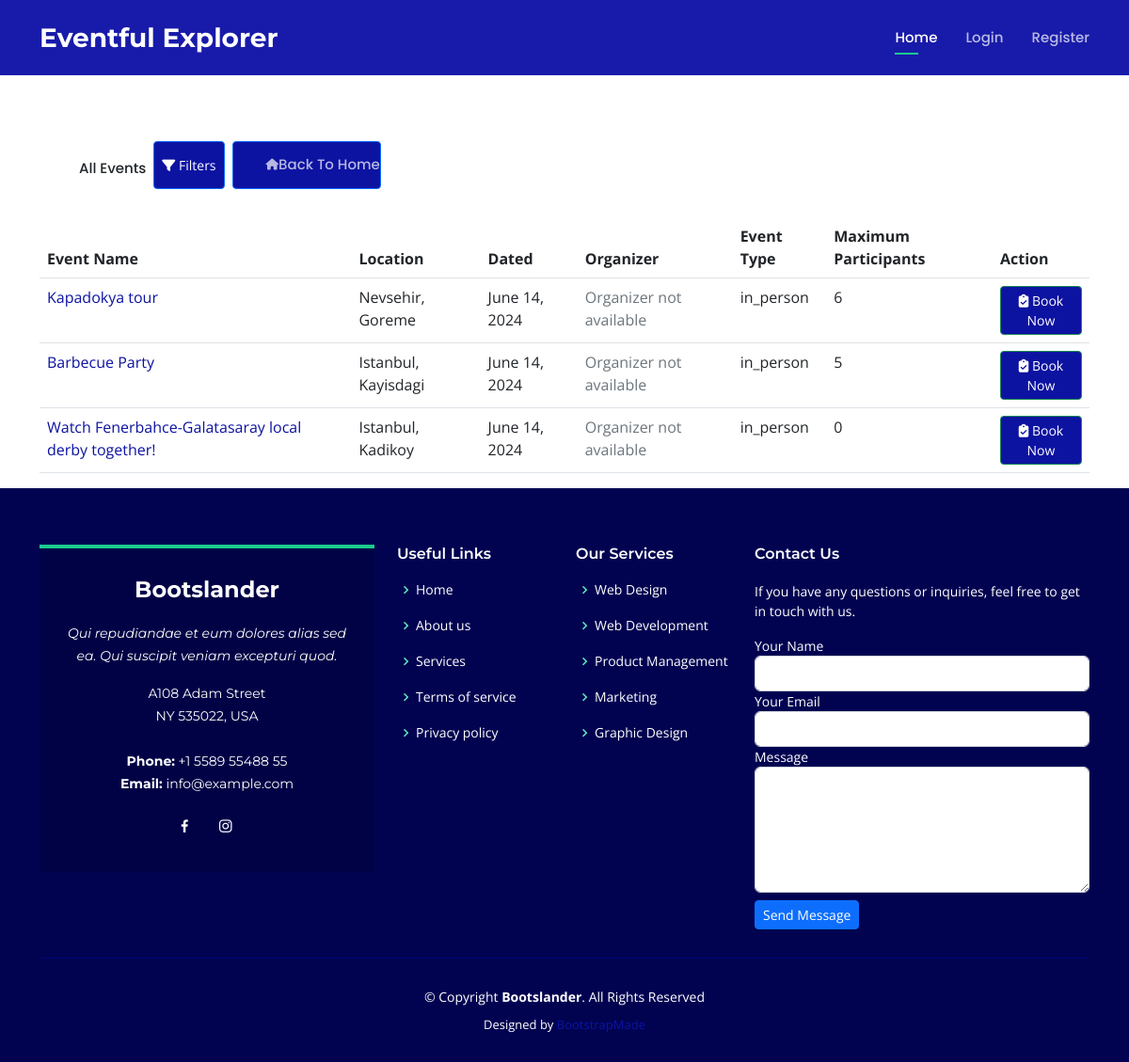
The page /viewe_all_event on the database its author committed.
### main/models.py (models this page shows, shortened)
class event(models.Model):
    EVENT_TYPES = (
        ('in_person', 'In-Person'),
        ('online', 'Online'),
    )
    name = models.TextField(max_length=100)
    description=models.TextField()
    orginzer=models.ForeignKey(User,models.CASCADE,related_name='orgnizer')
    participants=models.ManyToManyField(User,default=None,blank=True)
    city = models.TextField(max_length=200,default='')
    state = models.TextField(max_length=200,default='')
    date = models.DateField()
    educational_leave = models.BooleanField(default=False)
    max_participants = models.IntegerField()
    created_at=models.DateTimeField(auto_now_add=True,null=True)
    event_type = models.CharField(max_length=20, choices=EVENT_TYPES, default='in_person')
    tags = models.ManyToManyField(Tag)
    @property
    def location(self):
        return str(self.city)+', '+str(self.state)

### main/views.py (the view)
# urls.py: path('viewe_all_event', all_event, name='viewe_all_event'),
def all_event(request):
    events = event.objects.all().order_by('-id')
    tags = Tag.objects.all()
    return render(request, 'events.html', context={'events': events, 'tags': tags})

### templates/events.html (shortened to what this page needs)
{% extends "basic.html" %}
{% load custom_filters %}
{% load static %}
{% block content %}
<div class="container" style="margin-top:150px;">
  <nav class="navbar navbar-light" style="margin: 30px 0;">
    <div class="container-fluid d-flex">
      <div class="d-flex w-90">
        <a href="{% url 'viewe_all_event' %}" class="def-color text-dark me-2 mt-2">All Events</a>
        <button class="btn btn-sm btn-primary def-bg-color me-2" data-bs-toggle="modal" data-bs-target="#exampleModal"><i class="fa-solid fa-filter"></i> Filters</button>
        <a href="/" class="btn btn-sm btn-primary def-bg-color"> Back To Home</a>
      </div>
    </div>
  </nav>
  <div class="row">
    <div class="col-xl-12 col-lg-12 col-md-12 col-sm-12 col-12">
      <table class="table" id="myTable">
        <thead>
          <tr>
            <th>Event Name</th>
            <th>Location</th>
            <th>Dated</th>
            <th>Organizer</th>
            <th>Event Type</th>
            <th>Maximum Participants</th>
            <th>Action</th>
          </tr>
        </thead>
        <tbody>
          {% for e in events %}
          <tr>
            <td><a href="{% url 'viewe_event' e.pk %}">{{ e.name }}</a></td>
            <td>{{ e.location }}</td>
            <td>{{ e.date }}</td>
            <td>
              {% if e.organizer %}
              <a href="{% url 'view_user_profile' e.organizer.id %}" style="text-decoration: none;">
                <div>
                  <img src="{{ e.organizer.profile.profilePic.url }}" style="width: 30px; height: 30px; border-radius:50%;">
                  <span class="mx-2 text-muted" style="font-size:9pt;">{{ e.organizer.first_name }} {{ e.organizer.last_name }}</span>
                </div>
              </a>
              {% else %}
              <span class="text-muted">Organizer not available</span>
              {% endif %}
            </td>
            <td>{{ e.event_type }}</td>
            <td>{{ e.max_participants }}</td>
            <td>
              {% if request.user in e.participants.all %}
              <a href="{% url 'book_unbook' e.pk %}" class="btn btn-sm btn-light def-bg-color w-100 text-white"><i class="fa fa-check-circle"></i> Booked</a>
              {% else %}
              <a href="{% url 'prompt' e.pk %}" class="btn btn-sm btn-success def-bg-color w-100 text-white"><i class="fa-solid fa-clipboard-check"></i> Book Now</a>
              {% endif %}
            </td>
          </tr>
          {% endfor %}
        </tbody>
      </table>
    </div>
  </div>
</div>
<div class="position-fixed bottom-0 end-0 p-3" style="z-index: 11">
</div>
{% endblock %}

### static/assets/css/style.css (style rules this page uses)
body { font-family: "Open Sans", sans-serif; color: #444444; }
a { color: #1acc8d; text-decoration: none; }
.navbar { padding: 0; }
.navbar a, .navbar a:focus { display: flex; align-items: center; justify-content: space-between; padding: 10px 0 10px 30px; font-size: 15px; font-weight: 500; font-family: "Poppins", sans-serif; color: rgba(255, 255, 255, 0.7); white-space: nowrap; transition: 0.3s; }

### templates/basic.html (style rules this page uses)
.def-color { color:#0D13A1; }
.def-bg-color { background-color:#0D13A1; }
a { color:#0D13A1; text-decoration: none; background-color: transparent; }

### templates/events.html (style rules this page uses)
.def-color { color: #0D13A1; }
.def-bg-color { background-color: #0D13A1; }
a { color:#0D13A1; text-decoration: none; background-color: transparent; }

### rows shown on the page
event: name "Kapadokya tour", location "Nevsehir, Goreme", date "June 14, 2024", event_type "in_person", max_participants "6", shows "Book Now"
event: name "Barbecue Party", location "Istanbul, Kayisdagi", date "June 14, 2024", event_type "in_person", max_participants "5", shows "Book Now"
event: name "Watch Fenerbahce-Galatasaray local derby together!", location "Istanbul, Kadikoy", date "June 14, 2024", event_type "in_person", max_participants "0", shows "Book Now"
